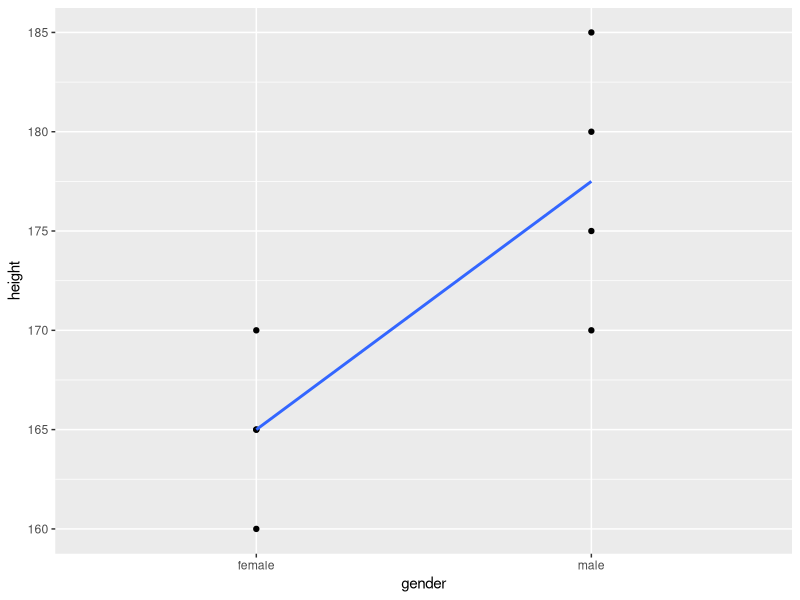
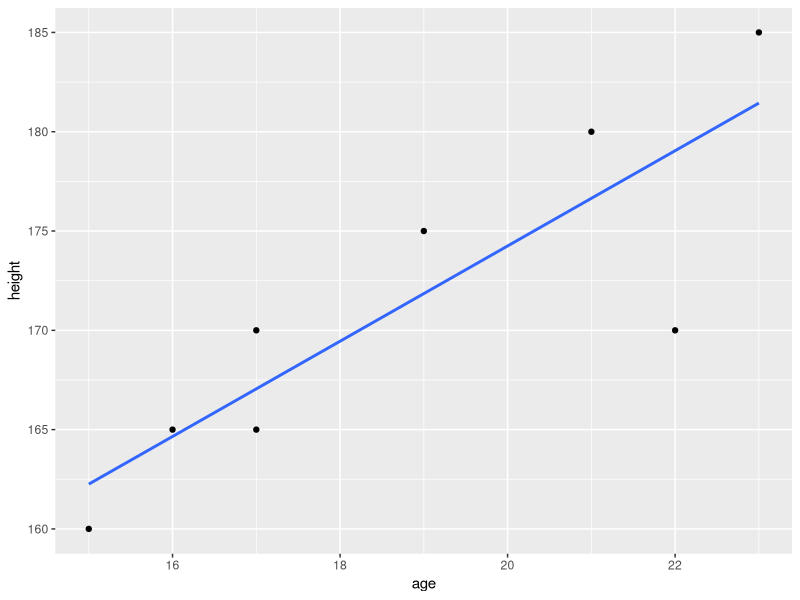

Here is the R script that generated these plots, in order:
library(tidyverse)
library(lme4)
library(lmerTest)
library(emmeans)

# Is height predicted by gender?
# Create gender_height_data
subject <- seq(1:8)
gender <- factor(c(rep("male", 4), rep("female", 4)))
height <- c(170, 180, 175, 185, 160, 170, 165, 165)
gender_height_data <- tibble(subject, gender, height)

# fit a linear model where gender is used to predict height
height_model <- lm(height ~ gender, data = gender_height_data)
summary(height_model)

gender_height_data %>%
  ggplot(aes(x = gender, y = height, group = 1)) +
  geom_point() +
  geom_smooth(method = "lm", se = FALSE)

# Is height predicted by age?
# Create age_height_data
age <- c(22, 21, 19, 23, 15, 17, 16, 17)
age_height_data <- tibble(subject, age, height)

age_model <- lm(height ~ age, data = age_height_data)
summary(age_model)

age_height_data %>%
  ggplot(aes(x = age, y = height)) +
  geom_point() +
  geom_smooth(method = "lm", se = FALSE)

# Linear mixed models
# Create mixed_model_data
# We use set.seed() to ensure the random numbers in rt can be reproduced
subject <- factor(c(rep(1:10, each = 5), rep(1:10, each = 5)))
condition <- factor(c(rep("small", times = 50), rep("large", times = 50)))
item <- factor(rep(seq(1:5), times = 20))
set.seed(9999)
rt1 <- as.integer(rnorm(50, 800, 200))
set.seed(1235)
rt2 <- as.integer(rnorm(50, 1000, 100))
rt <- c(rt1, rt2)


mixed_model_data <- tibble(subject, item, condition, rt)

mixed_model_data %>% 
  group_by(condition) %>%
  summarise(mean_rt = mean(rt), sd_rt = sd(rt))

# Build our mixed model
mixed_model <- lmer(rt ~ condition + (1 | subject) + (1 | item), 
                    data = mixed_model_data)
summary(mixed_model)

# Testing the fixed effect using Likelihood Ratio Test
# Build a new model dropping the fixed effect we want to test
mixed_model_null <- lmer(rt ~ (1 | subject) + (1 | item), 
                         data = mixed_model_data)
anova(mixed_model, mixed_model_null)

coef(mixed_model)

# Let's now add slopes for our two random effects
mixed_model_slopes <- lmer(rt ~ condition + (1 + condition | subject)
                           + (1 + condition | item), data = mixed_model_data)
